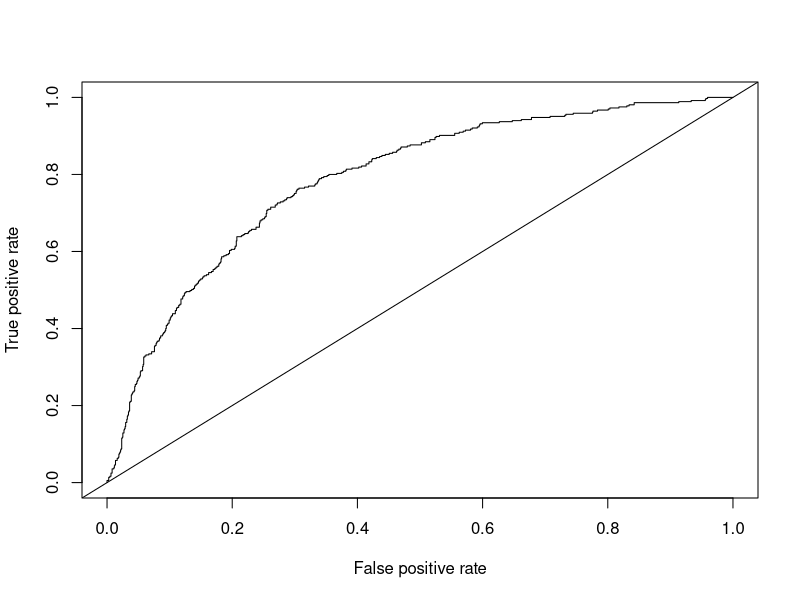
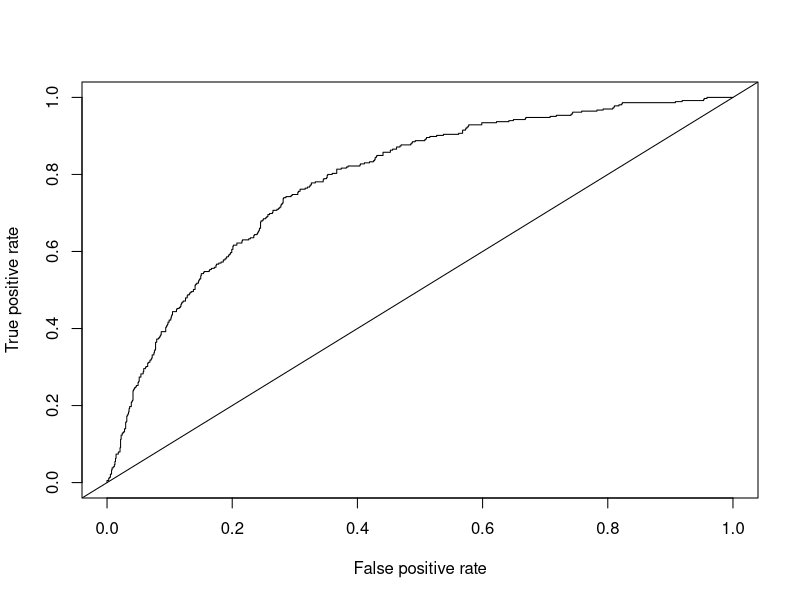
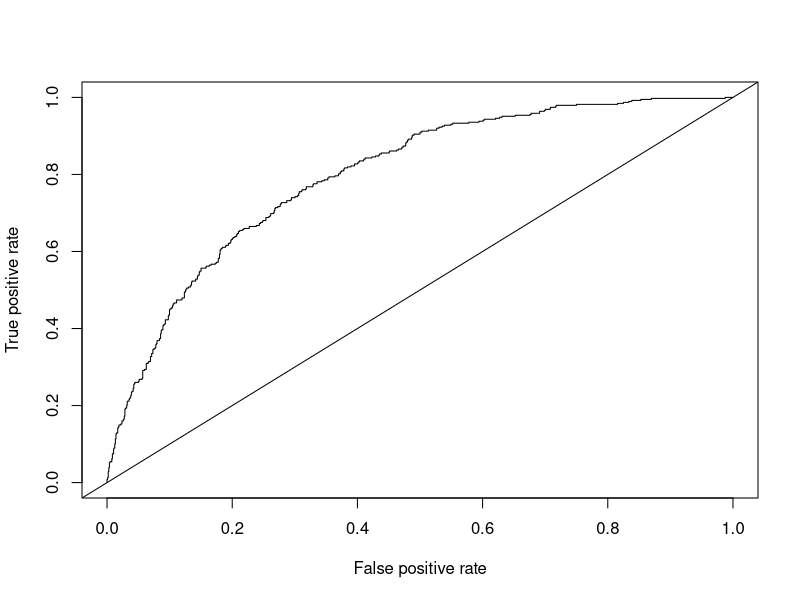

Here is the R script that generated these plots, in order:
# Business question:
# “What is the probability that a customer will make an auto insurance claim based on certain characteristics?”

# load libraries
library(tidyverse)
library(caret)
library(ROCR)
library(ROSE)

# read dataset into R
insdf <- read.csv("insurance.csv")
head(insdf)

# Convert categorical variables to factors with levels and labels
insdf$CLAIM <-factor(insdf$CLAIM,levels = c(0,1),labels = c("No","Yes"))
insdf$KIDSDRIV<-factor(insdf$KIDSDRIV,levels = c(0,1),labels = c("No","Yes"))
insdf$HOMEKIDS<-factor(insdf$HOMEKIDS,levels = c(0,1),labels = c("No","Yes"))
insdf$HOMEOWN<-factor(insdf$HOMEOWN,levels = c(0,1),labels = c("No","Yes"))
insdf$MSTATUS<-factor(insdf$MSTATUS,levels = c(0,1),labels = c("No","Yes"))
insdf$GENDER<-factor(insdf$GENDER,levels = c(0,1),labels = c("Male","Female"))
insdf$EDUCATION<-factor(insdf$EDUCATION,levels = c(0,1),labels = c("High School only","College or beyond"))
insdf$CAR_USE<-factor(insdf$CAR_USE,levels = c(0,1),labels = c("Private","Commercial"))
insdf$RED_CAR<-factor(insdf$RED_CAR,levels = c(0,1),labels = c("No","Yes"))
insdf$CLM_BEF<-factor(insdf$CLM_BEF,levels = c(0,1),labels = c("No","Yes"))
insdf$REVOKEDR<-factor(insdf$REVOKED,levels = c(0,1),labels = c("No","Yes"))
insdf$MVR_PTS<-factor(insdf$MVR_PTS,levels = c(0,1),labels = c("No","Yes"))
insdf$URBANICITY<-factor(insdf$URBANICITY,levels = c(0,1),labels = c("Rural","Urban"))


# check for missing data
sum(is.na(insdf))

# generate summary statistics for all variables in dataframe
summary(insdf)

# Use the group_by() and summarise() functions to calculate percentages
claims <- insdf %>%
  group_by(CLAIM) %>%
  summarise(Percentage = n() / nrow(.) * 100)
view(claims)

# set seed so the random sample is reproducible
set.seed(42)

# Partition the dataset into a training, validation and test set
Samples<-sample(seq(1,3),size=nrow(insdf),replace=TRUE,prob=c(0.6,0.2,0.2))
Train<- insdf[Samples==1,]
Validate<-insdf[Samples==2,]
Test<-insdf[Samples==3,]

# View descriptive statistics for each dataframe
summary(Train)
summary(Validate)
summary(Test)

count(Test)

# fit logistic regression model on the Claim outcome variable
# using specified input variables with the undersample dataframe

# Logistic regression is part of the general linear model family, so the R 
# function is glm.
options(scipen=999)
lrins <- glm(CLAIM ~ ., data = Train, 
               family = binomial(link = "logit"))

# model summary
summary(lrins)

# exponentiate the regression coefficients from the logistic regression model 
exp(coef(lrins))

# Steps to create a confusion matrix
# First using logistic regression model built on imbalanced data
# obtain probability of making a  claim for each observation in validation set
lrprobs <- predict(lrins, newdata = Validate, type = "response")

# Attach probability scores to Validate dataframe
Validate <- cbind(Validate, Probabilities=lrprobs)
view(Validate)

# obtain predicted class for each observation in validation set using threshold of 0.5
lrclass <- as.factor(ifelse(lrprobs > 0.5, "Yes","No"))

# Attach predicted class to Validate dataframe
Validate <- cbind(Validate, PredClass=lrclass)

# Create a confusion matrix using "Yes" as the positive class 
confusionMatrix(lrclass, Validate$CLAIM, positive = "Yes" )

# create a prediction object to use for the ROC Curve
pred <- prediction(lrprobs, Validate$CLAIM)

# create a performance object to use for the ROC Curve
perf <- performance(pred,"tpr", "fpr")

# plot the ROC Curve
plot(perf)
abline(a=0, b= 1)

# compute AUC 
performance(pred, measure="auc")@y.values[[1]]

# Address moderate class imbalance by using oversampling
# Create an oversampled training subset
set.seed(42)
oversample<-upSample(x=Train, y=Train$CLAIM, yname = "CLAIM")

table(oversample$CLAIM)
table(Train$CLAIM)

# fit logistic regression model on the CLAIM outcome variable
# using specified input variables with the oversample dataframe
lrOver <- glm(CLAIM ~ . , data = oversample, 
              family = binomial(link = "logit"))

# model summary
summary(lrOver)

exp(coef(lrOver))

# Steps to create a confusion matrix
# First using logistic regression model built on oversampled training subset
# obtain probability of defaulting for each observation in validation set
lrprobsO <- predict(lrOver, newdata = Validate, type = "response")

# obtain predicted class for each observation in validation set using threshold of 0.5
lrclassO <- as.factor(ifelse(lrprobsO > 0.5, "Yes","No"))

# Create a confusion matrix using "Yes" as the positive class 
confusionMatrix(lrclassO, Validate$CLAIM, positive = "Yes" )

# create a prediction object to use for the ROC Curve
predO <- prediction(lrprobsO, Validate$CLAIM)

# create a performance object to use for the ROC Curve
perfO <- performance(predO,"tpr", "fpr")

# plot the ROC Curve
plot(perfO)
abline(a=0, b= 1)

# compute AUC 
performance(predO, measure="auc")@y.values[[1]]

# Evaluate accuracy of the model built using the oversampled training set
# applied to the test set


# obtain probability of filing a claim for each observation in test set
lrprobstest <- predict(lrOver, newdata = Test, type = "response")

# obtain predicted class for each observation in test set using threshold of 0.5
lrclasstest <- as.factor(ifelse(lrprobstest > 0.5, "Yes","No"))

# Create a confusion matrix using "Yes" as the positive class 
confusionMatrix(lrclasstest, Test$CLAIM, positive = "Yes" )

# create a prediction object to use for the ROC Curve
predOtest <- prediction(lrprobstest, Test$CLAIM)

# create a performance object to use for the ROC Curve
perfOtest <- performance(predOtest,"tpr", "fpr")

# plot the ROC Curve
plot(perfOtest)
abline(a=0, b= 1)

# compute AUC 
performance(predOtest, measure="auc")@y.values[[1]]



# predict probability of claim for new customers

# read new dataset into R
new_customers <- read.csv("insurance_predictions.csv")
View(new_customers)

# Convert categorical variables to factors with levels and labels
new_customers$KIDSDRIV<-factor(new_customers$KIDSDRIV,levels = c(0,1),labels = c("No","Yes"))
new_customers$HOMEKIDS<-factor(new_customers$HOMEKIDS,levels = c(0,1),labels = c("No","Yes"))
new_customers$HOMEOWN<-factor(new_customers$HOMEOWN,levels = c(0,1),labels = c("No","Yes"))
new_customers$MSTATUS<-factor(new_customers$MSTATUS,levels = c(0,1),labels = c("No","Yes"))
new_customers$GENDER<-factor(new_customers$GENDER,levels = c(0,1),labels = c("Male","Female"))
new_customers$EDUCATION<-factor(new_customers$EDUCATION,levels = c(0,1),labels = c("High School only","College or beyond"))
new_customers$CAR_USE<-factor(new_customers$CAR_USE,levels = c(0,1),labels = c("Private","Commercial"))
new_customers$RED_CAR<-factor(new_customers$RED_CAR,levels = c(0,1),labels = c("No","Yes"))
new_customers$CLM_BEF<-factor(new_customers$CLM_BEF,levels = c(0,1),labels = c("No","Yes"))
new_customers$REVOKEDR<-factor(new_customers$REVOKED,levels = c(0,1),labels = c("No","Yes"))
new_customers$MVR_PTS<-factor(new_customers$MVR_PTS,levels = c(0,1),labels = c("No","Yes"))
new_customers$URBANICITY<-factor(new_customers$URBANICITY,levels = c(0,1),labels = c("Rural","Urban"))



# make predictions for new data (for which loan default is unknown)
lrprobsnew <- predict(lrOver, newdata = new_customers , type = "response")

# Attach probability scores to new_customers dataframe 
new_customers <- cbind(new_customers, Probabilities=lrprobsnew)
View(new_customers)
